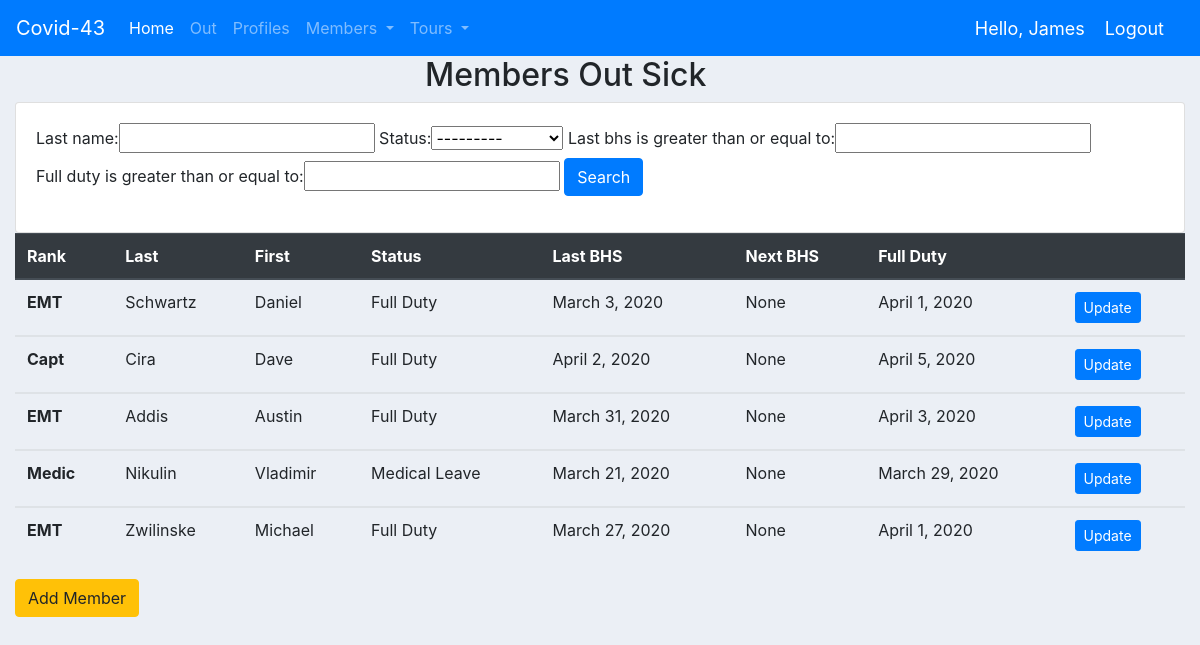
The page /out/ (signed in) on the database its author committed.
### members/models.py (models this page shows, shortened)
class Quarintine(models.Model):
    status = [
        ('Medical Leave', 'Medical Leave'),
        ('Full Duty', 'Full Duty'),
        ('Light Duty', 'Light Duty'),
        ('Military Leave', 'Military Leave'),
    ]
    rank = [
        ('EMT', 'EMT'),
        ('Medic', 'Medic'),
        ('Lt', 'Lt'),
        ('Capt', 'Capt')
    ]
    last_name = models.CharField(max_length=20)
    first_name = models.CharField(max_length=20)
    rank = models.CharField(max_length=6, choices=rank)
    shield = models.IntegerField(null=True, blank=True)
    status = models.CharField(max_length=30, choices=status)
    last_bhs = models.DateField(auto_now=False, auto_now_add=False, blank=True, null=True)
    next_bhs = models.DateField(auto_now=False, auto_now_add=False, blank=True, null=True)
    full_duty = models.DateField(auto_now=False, auto_now_add=False, blank=True, null=True)
    comment = models.CharField(max_length=200, null=True, blank=True)

### members/decorators.py (the view)
        def wrapper_func(request, *args, **kwargs):
            group = None
            if request.user.groups.exists():
                group = request.user.groups.all()[0].name
            if group in allowed_roles:
                return view_func(request, *args, **kwargs)
            else:
                return redirect('return')

### members/views.py (called while the page is built)
@login_required(login_url='login')
@allowed_users(allowed_roles=['officers'])
def out(request):
    sick = Quarintine.objects.all()
    myFilter = OutFilter(request.GET, queryset=sick)
    sick = myFilter.qs
    context = {
        'sick': sick, 'myFilter': myFilter,
    }
    return render(request, 'members/out.html', context)

### members/templates/members/out.html (shortened to what this page needs)
{% extends 'members/main.html' %}
{% block content %}
    <div class='container'>
        <div class='row'>
            <div class="col col-sm"></div>
            <div class="col col-sm"><h2>Members Out Sick</h2></div>
            <div class="col col-sm"></div>
        </div>
    </div>
    <div class='row'>
        <div class='col'>
            <div class='card card-body'>
                <form method='get'>
                    {{myFilter.form}}
                <button class='btn btn-primary' type='submit'>Search</button>
                </form>
            </div>
        </div>
    </div>
    <table class="table">
        <thead class="thead-dark">
            <tr>
            <th scope="col">Rank</th>
            <th scope="col">Last</th>
            <th scope="col">First</th>
            <th scope="col">Status</th>
            <th scope="col">Last BHS</th>
            <th scope="col">Next BHS</th>
            <th scope="col">Full Duty</th>
            <th></th>
            </tr>
        </thead>
        {% for i in sick %}
        <tbody>
            <tr>
            <th scope="row">{{i.rank}}</th>
            <td>{{i.last_name}}</td>
            <td>{{i.first_name}}</td>
            <td>{{i.status}}</td>
            <td>{{i.last_bhs}}</td>
            <td>{{i.next_bhs}}</td>
            <td>{{i.full_duty}}</td>
            <td><a href={% url 'updateout' i.id %} class='btn btn-sm btn-primary'>Update</a></td>
            </tr>
        </tbody>
    {% endfor %}
    </table>
    <a href="{% url 'addout' %}" class='btn btn-md btn-warning'>Add Member</a>
{% endblock  %}

### members/templates/members/main.html (shortened to what this page needs)
{% load static %}
<html>
<head>
<link rel="stylesheet" href="https://stackpath.bootstrapcdn.com/bootstrap/4.4.1/css/bootstrap.min.css">
<link rel="stylesheet" href="{% static 'css/main.css' %}">
<link rel="stylesheet" href="https://use.fontawesome.com/releases/v5.6.1/css/all.css">
</head>
<body>
{% include 'members/nav_bar.html' %}
<div class='container-fluid'>
    {% block content %}
    {% endblock  %}
</div>
</body>
</html>

### members/templates/members/nav_bar.html (shortened to what this page needs)
<nav class="navbar navbar-expand-lg navbar-dark bg-primary">
  <a class="navbar-brand" href="#">Covid-43</a>
  <div class="collapse navbar-collapse" id="navbarNavDropdown">
    <ul class="navbar-nav">
      <li class="nav-item active">
        <a class="nav-link" href="{% url 'index' %}">Home <span class="sr-only">(current)</span></a>
      </li>
      {% if request.user.is_staff %}
      <li class="nav-item">
        <a class="nav-link" href="{% url 'out' %}">Out</a>
      </li>
      <li class="nav-item">
        <a class="nav-link" href="{% url 'members' %}">Profiles</a>
      </li>
      <li class="nav-item dropdown">
        <a class="nav-link dropdown-toggle" href="#" id="navbarDropdownMenuLink" role="button" data-toggle="dropdown" aria-haspopup="true" aria-expanded="false">
          Members
        </a>
      </li>
      <li class="nav-item dropdown">
        <a class="nav-link dropdown-toggle" href="#" id="navbarDropdownMenuLink" role="button" data-toggle="dropdown" aria-haspopup="true" aria-expanded="false">
          Tours
        </a>
      </li>
      {% endif %}
    </ul>
  </div>
  <span class='hello-msg'>Hello, {{request.user.first_name}} </span>
   <span><a href="{% url 'logout' %}" class='hello-msg' >Logout</a></span>
</nav>

### static/css/main.css (style rules this page uses)
body { background-color: #ebeff5; }

### members/templates/members/nav_bar.html (style rules this page uses)
.hello-msg { font-size: 18px; color: #fff; margin-right: 20px; }

### rows shown on the page
Quarintine: rank "EMT", last_name "Schwartz", first_name "Daniel", status "Full Duty", last_bhs "March 3, 2020", next_bhs "None", full_duty "April 1, 2020"
Quarintine: rank "Capt", last_name "Cira", first_name "Dave", status "Full Duty", last_bhs "April 2, 2020", next_bhs "None", full_duty "April 5, 2020"
Quarintine: rank "EMT", last_name "Addis", first_name "Austin", status "Full Duty", last_bhs "March 31, 2020", next_bhs "None", full_duty "April 3, 2020"
Quarintine: rank "Medic", last_name "Nikulin", first_name "Vladimir", status "Medical Leave", last_bhs "March 21, 2020", next_bhs "None", full_duty "March 29, 2020"
Quarintine: rank "EMT", last_name "Zwilinske", first_name "Michael", status "Full Duty", last_bhs "March 27, 2020", next_bhs "None", full_duty "April 1, 2020"

### other values the page prints
{{ request.user.first_name }} "James"
